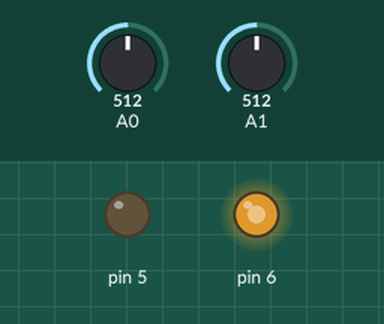
Bench run of a sketch on a simulated Arduino Uno, built with avr-gcc and run on an emulated ATmega328P. Parts: output pins drawn as LEDs (lit = HIGH). The test bench sets the inputs (shaded band); at power-on: A0 = 512, A1 = 512. What the sketch prints to the serial monitor is not drawn.

Above: at 0.1 s.
Timing chart, 0 to 1.6 s (numbered marks = the images above):
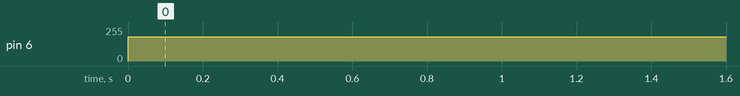

The sketch:

Gobabygo.ino
```cpp
const int joyStickXPin (0);
const int joyStickYPin (1);
const int rightMotorPin (6);
const int leftMotorPin (5);

unsigned long currentTime = 0;
unsigned long previousTime = 0;
int timeSincePrint = 0;

float joyXVal = 0;
float previousJoyXVal = 0;
float joyYVal = 0;
float previousJoyYVal = 0;

float rightMotorVal = 0;
float leftMotorVal = 0;
float scaler = 0;

int timeSinceAcceleration = 0;

const float deadzone = 0.1;
const float backwardPower = 0.4;
const float turnScaler = 0.5;
const float accelerationPerMs = 0.0005;

// This function will scale a value between -1 and 1 according to a deadzone:
float correctForDeadzone(float axis, float deadzone) {
  if (abs(axis) <= deadzone){
    return 0;
  }
  else if (axis > deadzone){
    return (axis - 1)/(1 - deadzone) + 1; // modified point-slope form of a line
  }
  else {
    return (axis + 1)/(1 - deadzone) - 1;
  }
}


// This funtion gradually accelerates a value toward a target
float accelerateToValue(float currentVal, float targetVal, int timeElapsed, float acceleration) {
  return currentVal + (targetVal - currentVal) * timeElapsed * acceleration;
}


void setup() {
  // put your setup code here, to run once:
  Serial.begin(9600);
  pinMode(rightMotorPin, OUTPUT);
  pinMode(leftMotorPin, OUTPUT);
}


void loop() {
  // put your main code here, to run repeatedly:
  currentTime = millis();
  timeSincePrint += currentTime - previousTime;
  timeSinceAcceleration = currentTime - previousTime;
  previousTime = currentTime;

  joyXVal = analogRead(joyStickXPin);
  joyXVal = 2/1023 * joyXVal - 1;
  joyXVal = correctForDeadzone(joyXVal, deadzone);
  joyXVal = accelerateToValue(joyXVal, previousJoyXVal, timeSinceAcceleration, accelerationPerMs);
  previousJoyXVal = joyXVal;

  joyYVal = analogRead(joyStickYPin);
  joyYVal = 2/1023 * joyYVal -1;
  joyYVal = correctForDeadzone(joyYVal, deadzone);
  joyYVal = accelerateToValue(joyYVal, previousJoyYVal, timeSinceAcceleration, accelerationPerMs);
  previousJoyYVal = joyYVal;

  if (joyYVal < 0) {
    joyYVal *= backwardPower;
  }
  else {
    joyXVal -= joyYVal * turnScaler;
  }

  // Cheesy drive logic
  leftMotorVal = joyYVal + joyXVal;
  rightMotorVal = joyYVal - joyXVal;

  if (abs(leftMotorVal) > 1 or abs(rightMotorVal) > 1) {  // the value of either motor can never be outside the range -1 to 1
    scaler = max(abs(leftMotorVal), abs(rightMotorVal));
    leftMotorVal = leftMotorVal / scaler;
    rightMotorVal = rightMotorVal / scaler;
  }

  analogWrite(leftMotorPin, leftMotorVal * 127.5 + 127.5);    // converting from -1-1 to 0-255
  analogWrite(rightMotorPin, rightMotorVal * 127.5 + 127.5);


  // "Loop" that happens twice every second; used for printing values
  if (timeSincePrint >= 500) {
    timeSincePrint = 0;

    Serial.print("X joystick value: ");
    Serial.println(joyXVal);
    Serial.print("Y joystick value: ");
    Serial.println(joyYVal);
    Serial.print("Left motor value: ");
    Serial.println(leftMotorVal);
    Serial.print("Right motor value: ");
    Serial.println(rightMotorVal);
  }
}
```

Measured:
- by itself, pin 6: 0/255 → 182/255 at 0.00 s
